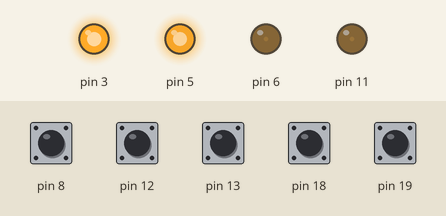
Recording of a sketch running on a simulated Arduino Uno, built with avr-gcc and run on an emulated ATmega328P. On the bench: output pins drawn as LEDs (lit = HIGH). The inputs (shaded band) are chosen by the test bench; at power-on: pin 8, pin 12, pin 13, pin 18, pin 19 HIGH.

Above: at 1.2 s.
1.3 s: pin 12 pulled LOW for 0.15 s
At 1.5 s:
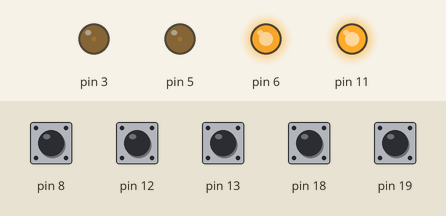
At 2.2 s:
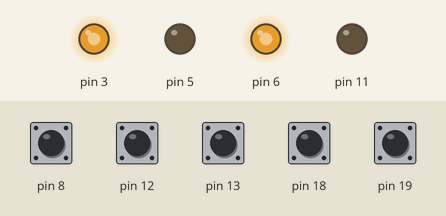
3.8 s: pin 13 pulled LOW for 0.15 s
At 4.6 s:
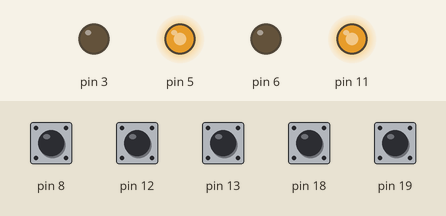
Timing chart, 0 to 6.8 s (numbered marks = the images above; inputs shaded):
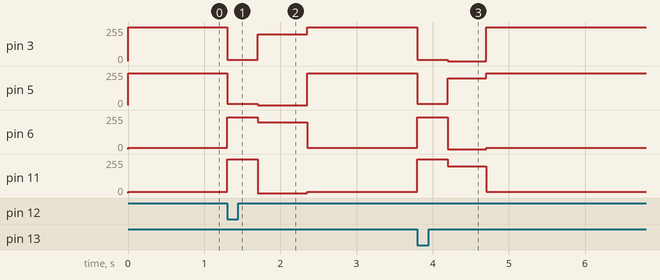

Measured:
- after the input at 1.3 s, pin 3: 255/255 → 8/255 at once, → 200/255 0.40 s later, → 255/255 0.65 s later; pin 5: 237/255 → 8/255 at once, → 0/255 0.40 s later, → 237/255 0.65 s later; pin 6: 8/255 → 237/255 at once, → 200/255 0.40 s later, → 8/255 0.65 s later; pin 11: 8/255 → 255/255 at once, → 0/255 0.40 s later, → 8/255 0.65 s later
- after the input at 3.8 s, pin 3: 255/255 → 8/255 at once, → 0/255 0.40 s later, → 255/255 0.50 s later; pin 5: 237/255 → 8/255 at once, → 200/255 0.40 s later, → 237/255 0.50 s later; pin 6: 8/255 → 237/255 at once, → 0/255 0.40 s later, → 8/255 0.50 s later; pin 11: 8/255 → 255/255 at once, → 200/255 0.40 s later, → 8/255 0.50 s later

The sketch:

BarrierDetection_V1.ino
```cpp
/* Barrier Detection v1.0
   By: Sasha Dauz, Robert J. Guziec, Jacob JM Horstman
   Written: April 10, 2025
   I/O Pins:
  A0:
  A1:
  A2:
  A3:
  A4: Left Encoder
  A5: Right Encoder
  D0:
  D1:
  D2:
  D3: Right Motor Forward
  D4: Left Motor Control
  D5: Left Motor Reverse Speed
  D6: Left motor Forward Speed
  D7:
  D8:
  D9:
  D10:
  D11: Right Motor Reverse Speed
  D12: Left Whisker
  D13: Right Whisker
  To-Do:
  - Fill in I/O pins in header
  - Edit header
  - Edit comments to be professional
*/
// *** *** *** *** GROSS GLOBAL VARIABLES *** *** *** ***
// Encoder variables
volatile unsigned long counterLeft = 0;
volatile unsigned long counterRight = 0;
volatile unsigned char leftA = 0;
volatile unsigned char rightA = 0;
volatile unsigned char leftB = 0;
volatile unsigned char rightB = 0;
// Tactile sensors input pins
volatile unsigned char barrierLeft = 1;  // Active-LOW
volatile unsigned char barrierRight = 1; // Active-LOW
// Motor control variables
volatile unsigned char forward = 0;
// *** *** *** *** SETUP *** *** *** ***
void setup() {
  // Disable global interrupts
  cli();
  // Left Motor Setup
  TCCR0A = 0xA1;    // Configure Timer 0 for PWM (Left motor)
  TCCR0B = 0x11;
  // Right Motor Setup
  TCCR2A = 0xA1;    // Configure Timer 2 for PWM (Right motor)
  TCCR2B = 0x11;
  // Configure motor control pins as output
  // [D3 & D11 Right] [D5 & D6 Left]
  DDRD = 0x68;  // D3, D5, D6 as output for motors
  DDRB = 0x08;  // D11 as output for motor control
  // Enable internal pull-up on D8 (direction toggle switch)
  PORTB |= 0x31;  // Pin D12 and D13 and D8
  PORTC |= 0x30;  // A4 and A5 pull ups
  // Configure pin change interrupts
  PCICR = 0x03;  // Enable PORTS B & C
  PCMSK0 = 0x31; // PORT B, pin D8 and D12 and D13
  PCMSK1 = 0x30; // PORT C, pins A4 and A5
  //Baudrate
  Serial.begin(9600);
  // Enable global interrupts
  sei();
}
void moveForward() {
  // Keep moving straight, the lower bound is 82.9 percent and upper is 93 percent
  // left wheel is stronger than right wheel (LEFT BIG, RIGHT SMOL BOI)
  OCR0A = 8;    // Left motor forward speed
  OCR0B = 237;  // Left motor forward speed
  OCR2A = 8;    // Right motor forward speed
  OCR2B = 255;  // Right motor forward speed
}
// Move backward (whoa!)
void moveBackward() {
  // Reverse direction by reversing motor speeds
  OCR0A = 237;  // Left motor backward speed
  OCR0B = 8;    // Left motor backward speed
  OCR2A = 255;  // Right motor backward speed
  OCR2B = 8;    // Right motor backward speed
  _delay_ms(50);
}
// Turn left
void turnLeft() {
  // Left motor turns in reverse and right motor moves forward
  OCR0A = 0;    // Left motor reverse speed
  OCR0B = 200;  // Left motor reverse speed
  OCR2A = 200;  // Right motor forward speed
  OCR2B = 0;    // Right motor forward speed
  _delay_ms(50);
}
// Turn right
void turnRight() {
  // Right motor turns in reverse and right motor moves forward
  OCR0A = 200;    // Left motor reverse speed
  OCR0B = 0;  // Left motor reverse speed
  OCR2A = 0;  // Right motor forward speed
  OCR2B = 200;    // Right motor forward speed
  _delay_ms(50);
}
// *** *** *** *** LOOP *** *** *** ***
void loop() {
  moveForward();
}
// *** *** *** *** ISR's *** *** *** ***
// PORT B - ForwardToggle (Currently not in use)
ISR(PCINT0_vect) {

  // static char scaryCounter = 0;  // Counter to detect if our car encountered a scary corner D:
  // Active-LOW Contact Switch
  barrierLeft = (PINB & 0x20) >> 5;  // D13
  barrierRight = (PINB & 0x10) >> 4; // D12
  if (barrierRight == 0){
    for(unsigned char b = 0; b < 8; b++){
      moveBackward();
    }
    for( unsigned char r = 0; r < 13; r++){
      turnRight();
    }
  }
  if (barrierLeft == 0){
    for(unsigned char b = 0; b < 8; b++){
      moveBackward();
    }
    for(unsigned char l = 0; l < 10; l++){
      turnLeft();
    }
  }
}
// PORT C - Encoders and whiskers
ISR(PCINT1_vect) {
  // Read encoder state (left and right)
  leftB = PINC & 0x20;  //A5
  rightB = PINC & 0x10; //A4
  // Increment counters on a falling edge
  if (leftB < leftA) {
    counterLeft++;
    //Serial.print("Left: ");
    //Serial.println(counterLeft);
  }
  if (rightB < rightA) {
    counterRight++;
    // Serial.print("Right: ");
    // Serial.println(counterRight);
  }
  // Save current state for the next interrupt
  leftA = leftB;
  rightA = rightB;
}
```
